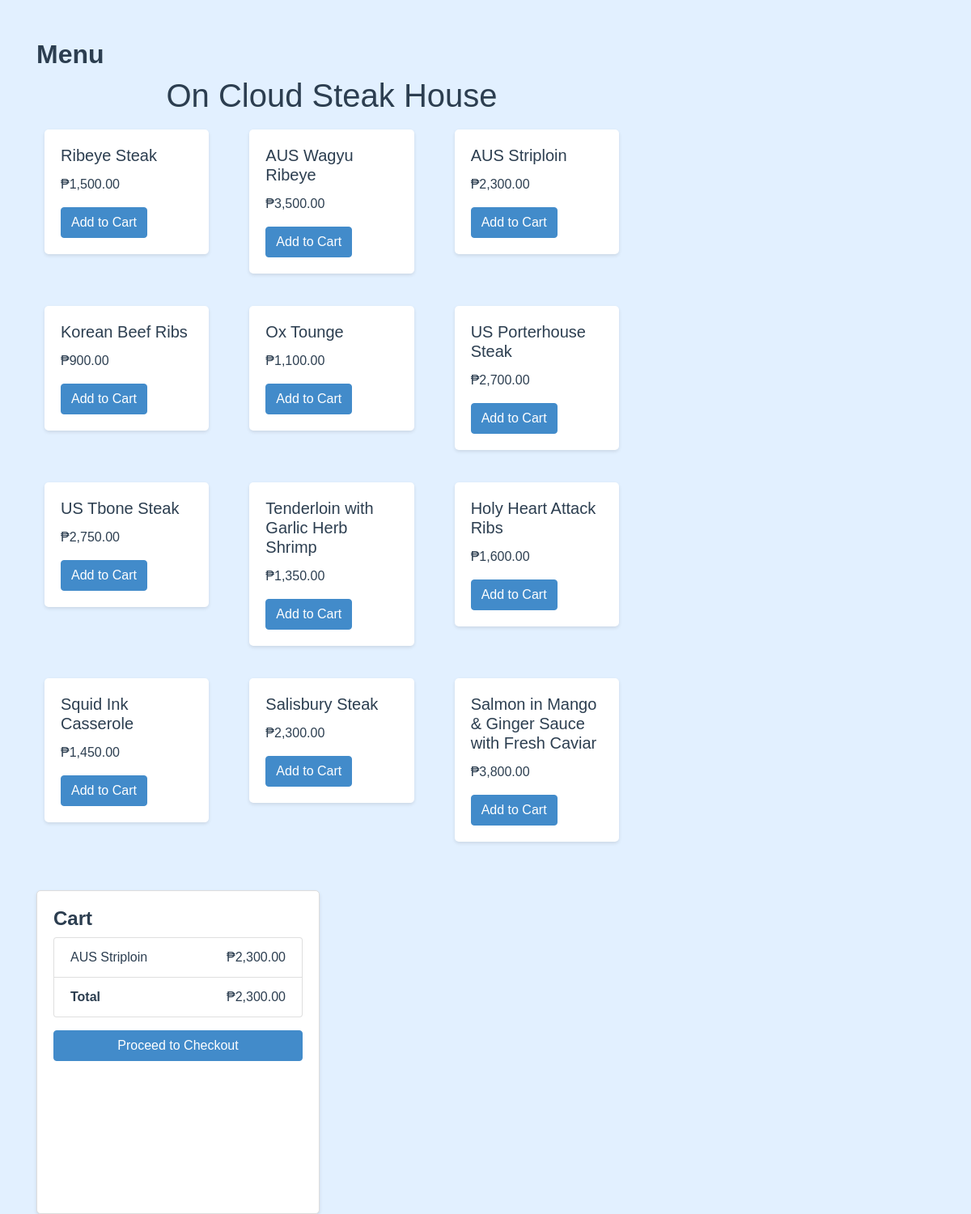
The app's page /menu.php (signed in) with its own data.
### tables this page shows
CREATE TABLE `menuitems` (
  `item_id` int(11) NOT NULL,
  `name` varchar(100) NOT NULL,
  `price` decimal(10,2) NOT NULL
);

CREATE TABLE `cart` (
  `cart_id` int(11) NOT NULL,
  `user_id` int(11) NOT NULL,
  `item_id` int(11) NOT NULL,
  `quantity` int(11) DEFAULT 1
);

### menu.php (the view, shortened to what this page needs)
<?php
include('db_connection.php');
$user_id = $_SESSION['user_id'];
$menu_result = $conn->query("SELECT * FROM MenuItems");
$cart_result = $conn->query("SELECT MenuItems.name, MenuItems.price, Cart.quantity
                             FROM Cart
                             JOIN MenuItems ON Cart.item_id = MenuItems.item_id
                             WHERE Cart.user_id = $user_id");
?>
<!DOCTYPE html>
<html lang="en">
<head>
  <link rel="stylesheet" href="https://stackpath.bootstrapcdn.com/bootstrap/4.5.2/css/bootstrap.min.css">
</head>
<body>
  <div class="container mt-5">
    <div class="row menu-section-wrapper">
      <div class="col-md-8">
        <h2>Menu</h2>
        <div class="text-center">
          <h1>On Cloud Steak House</h1>
        </div>
        <div class="row">
          <?php while ($row = $menu_result->fetch_assoc()): ?>
            <div class="col-md-4 menu-item">
              <div class="card">
                <div class="card-body">
                  <h5 class="card-title"><?php echo $row['name']; ?></h5>
                  <p class="card-text">₱<?php echo number_format($row['price'], 2); ?></p>
                  <form action="add_to_cart.php" method="POST">
                    <button type="submit" class="btn btn-primary">Add to Cart</button>
                  </form>
                </div>
              </div>
            </div>
          <?php endwhile; ?>
        </div>
      </div>
    </div>
    <div class="col-md-4 cart-section">
      <h4>Cart</h4>
      <?php if ($cart_result->num_rows > 0): ?>
        <ul class="list-group">
          <?php
          $total = 0;
          while ($cart_item = $cart_result->fetch_assoc()):
            $total += $cart_item['price'] * $cart_item['quantity'];
          ?>
            <li class="list-group-item d-flex justify-content-between align-items-center">
              <?php echo $cart_item['name']; ?>
              <span>₱<?php echo number_format($cart_item['price'] * $cart_item['quantity'], 2); ?></span>
            </li>
          <?php endwhile; ?>
          <li class="list-group-item d-flex justify-content-between align-items-center">
            <strong>Total</strong>
            <span>₱<?php echo number_format($total, 2); ?></span>
          </li>
        </ul>
        <a href="checkout.php" class="btn btn-success btn-block mt-3">Proceed to Checkout</a>
      <?php else: ?>
        <p>Your cart is empty.</p>
      <?php endif; ?>
    </div>
  </div>
</body>
</html>

### menu.php (style rules this page uses)
body { background-color: #e2f0ff; color: #2c3e50; font-family: sans-serif; }
.menu-item .card { border: none; background-color: #fff; box-shadow: 0px 2px 4px rgba(0, 0, 0, 0.1); margin-bottom: 20px; border-radius: 5px; }
.menu-item .btn-primary { background-color: #428bca; border-color: #428bca; color: #fff; }
.cart-section { background-color: #fff; border-radius: 5px; box-shadow: 0px 2px 4px rgba(0, 0, 0, 0.1); padding: 20px; border: 1px solid #ddd; margin-top: 30px; min-height: 400px; max-width: 350px; }
.btn-success { background-color: #428bca; border-color: #428bca; color: #fff; }
h2, h4 { font-weight: bold; color: #2c3e50; }
.container { display: flex; flex-direction: column; min-height: 100vh; }
.menu-section-wrapper { flex: 1; display: flex; flex-wrap: wrap; justify-content: flex-start; }
.menu-item { flex: 1 1 30%; margin: 10px; }
.cart-section { order: 2; }

### records on screen
menuitems: name "Ribeye Steak", price "1,500.00"
menuitems: name "AUS Wagyu Ribeye", price "3,500.00"
menuitems: name "AUS Striploin", price "2,300.00"
menuitems: name "Korean Beef Ribs", price "900.00"
menuitems: name "Ox Tounge", price "1,100.00"
menuitems: name "US Porterhouse Steak", price "2,700.00"
menuitems: name "US Tbone Steak", price "2,750.00"
menuitems: name "Tenderloin with Garlic Herb Shrimp", price "1,350.00"
menuitems: name "Holy Heart Attack Ribs", price "1,600.00"
menuitems: name "Squid Ink Casserole", price "1,450.00"
menuitems: name "Salisbury Steak", price "2,300.00"
menuitems: name "Salmon in Mango & Ginger Sauce with Fresh Caviar", price "3,800.00"
cart: item.name "AUS Striploin", $cart_item['price'] * $cart_item['quantity'] "2,300.00"

### other values on screen
$total "2,300.00"
